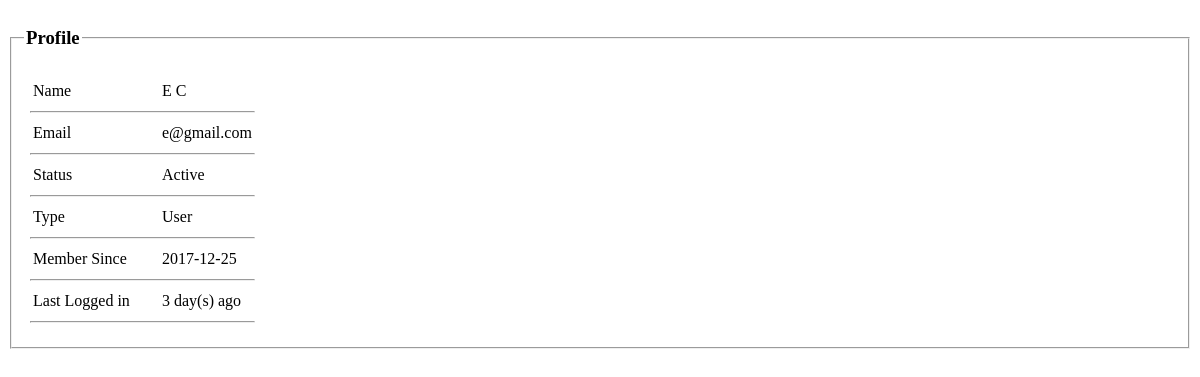
Before: /app/admin/uview.php?memberID=9 with the older database file.
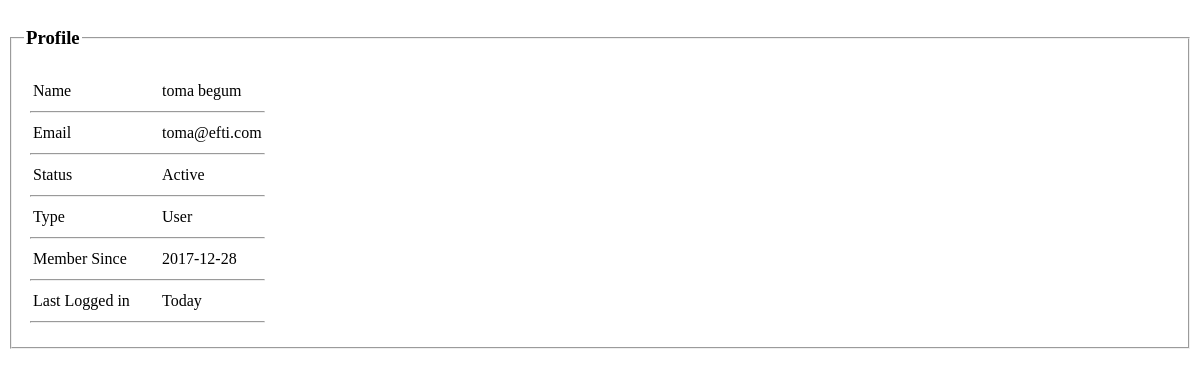
After: the same page with the newer database file.
### tables this page shows
CREATE TABLE `member` (
  `Member_ID` varchar(8) NOT NULL,
  `Password` varchar(20) NOT NULL,
  `Name` varchar(40) NOT NULL,
  `Email` varchar(30) NOT NULL,
  `Type` int(1) NOT NULL,
  `Status` varchar(10) NOT NULL DEFAULT 'Active',
  `Member_Since` timestamp NOT NULL DEFAULT CURRENT_TIMESTAMP,
  `Last_Logged_in` timestamp NOT NULL DEFAULT CURRENT_TIMESTAMP,
  `Total_Purchase` int(8) DEFAULT '0'
);

### data/data_access.php (called while the page is built, shortened)
<?php
    $host="127.0.0.1";
    $user="root";
    $pass="";
    $dbname="easylife_db";
    $port=3306;
    function executeSQL($sql){
        global $host, $user, $pass, $dbname, $port;
        $link=mysqli_connect($host, $user, $pass, $dbname, $port);
        $result = mysqli_query($link, $sql);
        return $result;
    }
?>

### data/member_data_access.php (called while the page is built, shortened)
<?php require_once "data_access.php"; ?>
<?php
	function getMemberByIDFromDB($Member_ID)
	{
        $sql = "SELECT * FROM member WHERE Member_ID=$Member_ID";
        $result = executeSQL($sql);
        $member = mysqli_fetch_assoc($result);
        return $member;
    }
?>

### app/admin/uview.php (the view)
<?php require_once "../../data/member_data_access.php"; ?>
<?php
	$Member_ID=$_GET['memberID'];
	$member=getMemberByIDFromDB($Member_ID);
	$Type="";
	$cy=(int)date("Y");
	$cm=(int)date("m");
	$cd=(int)date("d");
	$y=(int)explode("-",$member['Last_Logged_in'])[0];
	$m=(int)explode("-",$member['Last_Logged_in'])[1];
	$d=(int)explode("-",$member['Last_Logged_in'])[2];
	if($cy==$y)
	{
		if($cm==$m)
		{
			if(($cd==$d)||($cd<$d))
			{
				$log="Today";
			}
			else
			{
				$log=($cd-$d)." day(s) ago";
			}
		}
		else
		{
			$log=($cm-$m)." month(s) ago";
		}
	}
	else
	{
		$log=($cy-$y)." year(s) ago";
	}
	if($member['Type']=="1")
	{
		$Type="Admin";
	}
	else if($member['Type']=="2")
	{
		$Type="Stock Executive";
	}
	else if($member['Type']=="3")
	{
		$Type="Order Executive";
	}
	else if($member['Type']=="4")
	{
		$Type="User";
	}
?>
<html>
	<fieldset >
							<legend><h3>Profile</h3></legend>
							<table>
								<tr>
								<td>
								<table>
								<tr>
									<td>
										<table>
											<tr>
												<td width="125">Name</td>
												<td><?=$member['Name']?></td>
											</tr>
										</table>
										<hr>
										<table>
											<tr>
												<td width="125">Email</td>
												<td><?=$member['Email']?></td>
											</tr>
										</table>
										<hr>
										<table>
											<tr>
												<td width="125">Status</td>
												<td><?=$member['Status']?></td>
											</tr>
										</table>
										<hr>
										<table>
											<tr>
												<td width="125">Type</td>
												<td><?=$Type?></td>
											</tr>
										</table>
										<hr>
										<table>
											<tr>
												<td width="125">Member Since</td>
												<td><?=explode(" ",$member['Member_Since'])[0]?></td>
											</tr>
										</table>
										<hr>
										<table>
											<tr>
												<td width="125">Last Logged in</td>
												<td><?=$log?></td>
											</tr>
										</table>
										<hr>
									</td>
								</tr>
								</table>
								</td>
								<td>
								</td>
								</tr>
							</table>
					</fieldset>
</html>

Changed rows visible on the page:
changed member "Active": Name "E C" → "toma begum"; Email "e@gmail.com" → "toma@efti.com"; Member_Since "2017-12-25" → "2017-12-28"; Last_Logged_in "3 day(s) ago" → "Today"
